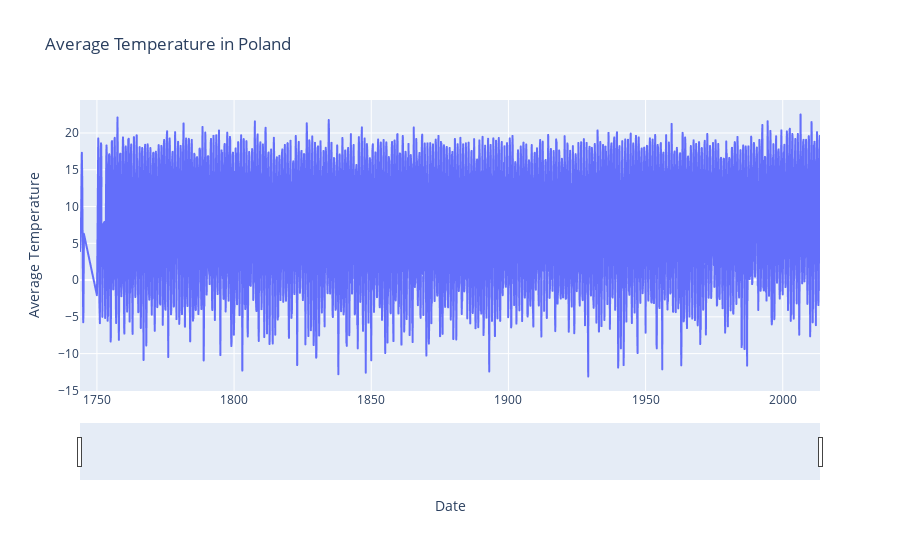

The notebook cell this image was saved under:
### Code cell
import plotly.express as px

df['dt'] = pd.to_datetime(df['dt'])

fig = px.line(df, x='dt', y='AverageTemperature', title=f'Average Temperature in {country}')

fig.update_layout(
    xaxis_title='Date',
    yaxis_title='Average Temperature',
    xaxis=dict(rangeslider=dict(visible=True), type='date')
)

fig.show()

### Figure 1 — Plotly figure (JSON) as saved in the notebook; plotly's stock layout.template omitted (floating-point values rounded to 4 significant figures; data arrays with more than 128 entries replaced by an {"elided": "..."} marker saying what was removed)
{"data": [{"hovertemplate": "dt=%{x}<br>AverageTemperature=%{y}<extra></extra>", "legendgroup": "", "line": {"color": "#636efa", "dash": "solid"}, "marker": {"symbol": "circle"}, "mode": "lines", "name": "", "showlegend": false, "type": "scattergl", "x": {"elided": "3166 str values"}, "xaxis": "x", "y": {"elided": "3166 float values"}, "yaxis": "y"}], "layout": {"legend": {"tracegroupgap": 0}, "title": {"text": "Average Temperature in Poland"}, "xaxis": {"anchor": "y", "domain": [0, 1], "rangeslider": {"visible": true}, "title": {"text": "Date"}, "type": "date"}, "yaxis": {"anchor": "x", "domain": [0, 1], "title": {"text": "Average Temperature"}}}}
